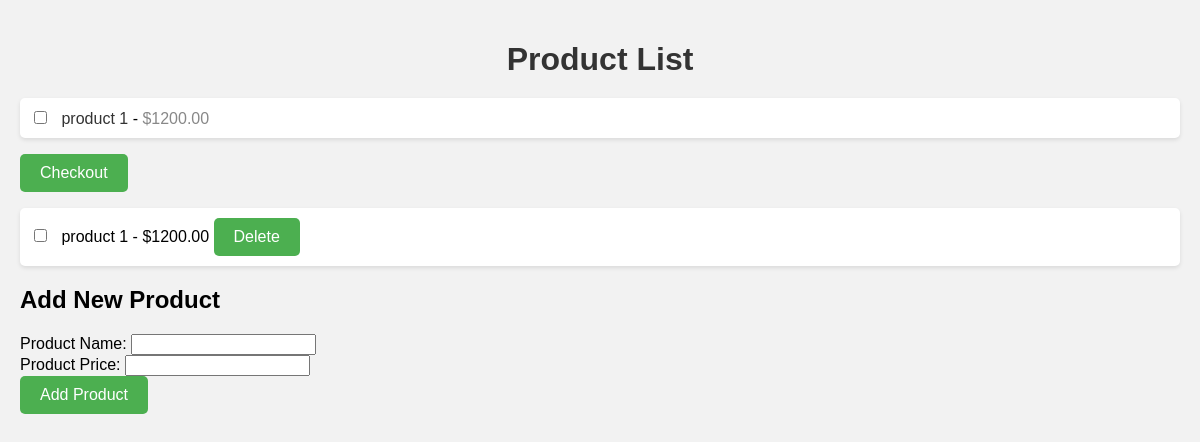
Before: / with the older database file.
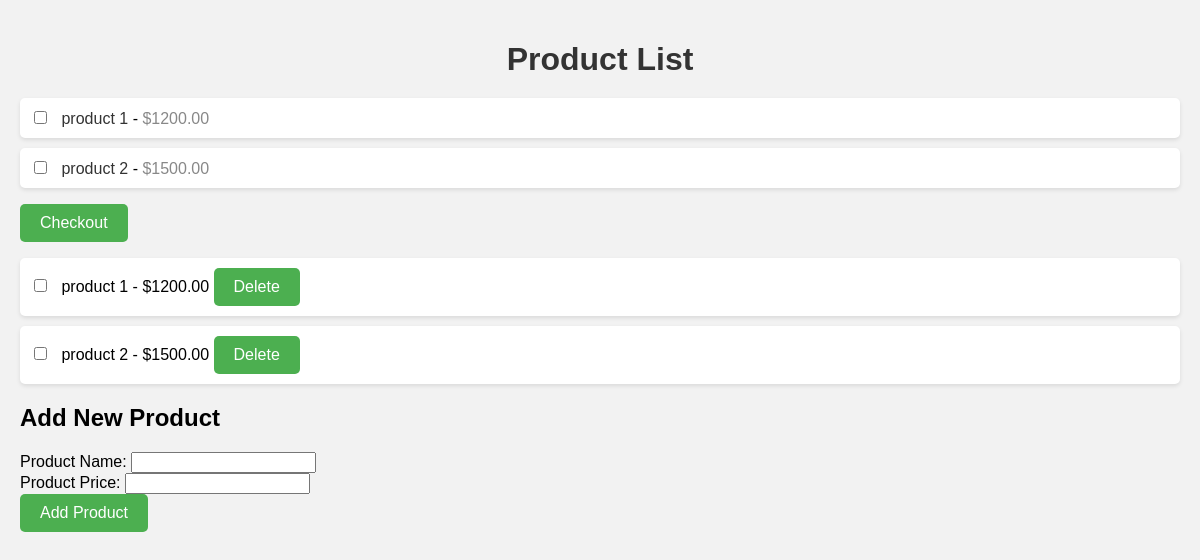
After: the same page with the newer database file.
### store/models.py (models this page shows, shortened)
class Product(models.Model):
    name = models.CharField(max_length=100)
    price = models.DecimalField(max_digits=10, decimal_places=2)

### store/views.py (the view)
# urls.py: path('', views.product_list, name='product_list'),
def product_list(request):
    products = Product.objects.all()
    return render(request, 'product_list.html', {'products': products})

### store/templates/product_list.html (shortened to what this page needs)
<!DOCTYPE html>
<html lang="en">
<head>
</head>
<body>
    <h1>Product List</h1>
    <ul>
        {% for product in products %}
        <li>
            <input type="checkbox" name="products" value="{{ product.pk }}">
            <span style="color: #333;">{{ product.name }}</span> -
            <span style="color: #888;">${{ product.price }}</span>
        </li>
        {% endfor %}
    </ul>
    <form action="{% url 'checkout' %}" method="post">
        <button type="submit">Checkout</button>
    </form>
    <ul>
        {% for product in products %}
        <li>
            <input type="checkbox" name="products" value="{{ product.pk }}"> {{ product.name }} - ${{ product.price }}
            <form action="{% url 'delete_product' product.pk %}" method="post" style="display: inline;">
                <button type="submit">Delete</button>
            </form>
        </li>
        {% endfor %}
    </ul>
    <h2>Add New Product</h2>
    <form action="{% url 'add_product' %}" method="post">
        <label for="product_name">Product Name:</label>
        <input type="text" id="product_name" name="product_name" required><br>
        <label for="product_price">Product Price:</label>
        <input type="number" id="product_price" name="product_price" min="0" step="0.01" required><br>
        <button type="submit">Add Product</button>
    </form>
</body>
</html>

### store/templates/product_list.html (style rules this page uses)
body { font-family: Arial, sans-serif; background-color: #f2f2f2; margin: 0; padding: 20px; }
h1 { color: #333; text-align: center; margin-bottom: 20px; }
ul { list-style-type: none; padding: 0; }
li { background-color: #fff; border-radius: 5px; margin-bottom: 10px; padding: 10px; box-shadow: 0 2px 4px rgba(0, 0, 0, 0.1); }
input[type="checkbox"] { margin-right: 10px; }
button[type="submit"] { background-color: #4CAF50; border: none; color: white; padding: 10px 20px; text-align: center; text-decoration: none; display: inline-block; font-size: 16px; border-radius: 5px; cursor: pointer; transition: background-color 0.3s; }

Changed rows visible on the page:
added Product: name "product 2", price "1500.00"
